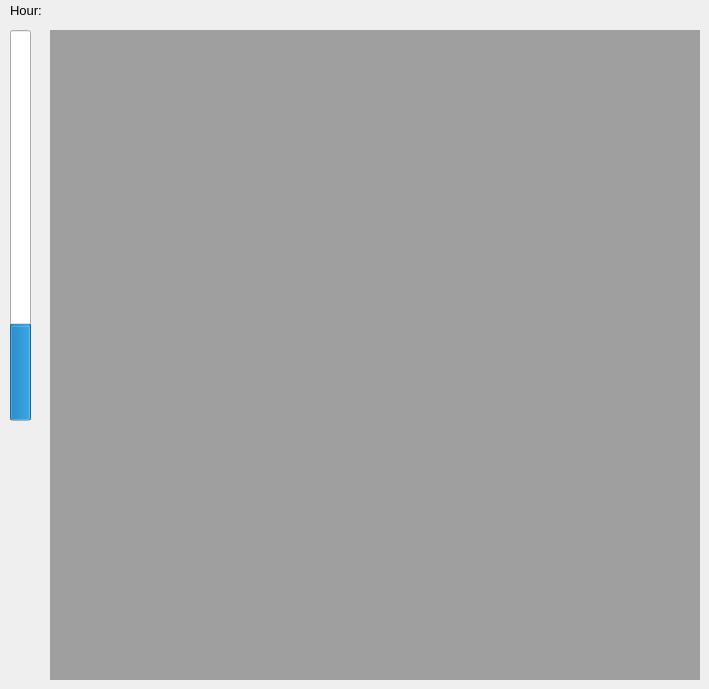
      <widget class="QWidget" name="page_3D">
       <widget class="QMdiArea" name="mdiArea_VTK">
        <property name="geometry">
         <rect>
          <x>50</x>
          <y>30</y>
          <width>650</width>
          <height>650</height>
         </rect>
        </property>
       </widget>
       <widget class="QProgressBar" name="progressBar">
        <property name="geometry">
         <rect>
          <x>10</x>
          <y>30</y>
          <width>21</width>
          <height>391</height>
         </rect>
        </property>
        <property name="value">
         <number>24</number>
        </property>
        <property name="orientation">
         <enum>Qt::Vertical</enum>
        </property>
       </widget>
       <widget class="QLabel" name="label_hour">
        <property name="geometry">
         <rect>
          <x>10</x>
          <y>0</y>
          <width>46</width>
          <height>20</height>
         </rect>
        </property>
        <property name="font">
         <font>
          <pointsize>10</pointsize>
         </font>
        </property>
        <property name="text">
         <string>Hour:</string>
        </property>
       </widget>
       <widget class="QLabel" name="hour_display">
        <property name="geometry">
         <rect>
          <x>50</x>
          <y>0</y>
          <width>46</width>
          <height>20</height>
         </rect>
        </property>
        <property name="font">
         <font>
          <pointsize>10</pointsize>
         </font>
        </property>
        <property name="text">
         <string/>
        </property>
       </widget>
      </widget>
